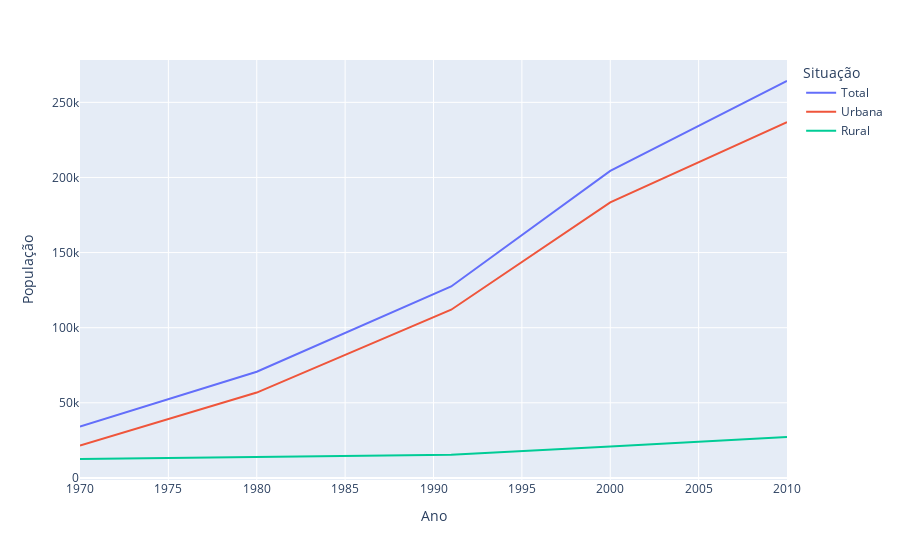

The code cell stored with this chart in its notebook:
### Code cell
fig1

### Figure 1 — Plotly figure (JSON) as saved in the notebook; plotly's stock layout.template omitted (floating-point values rounded to 4 significant figures)
{"data": [{"hovertemplate": "Situação=Total<br>Ano=%{x}<br>População=%{y}<extra></extra>", "legendgroup": "Total", "line": {"color": "#636efa", "dash": "solid"}, "mode": "lines", "name": "Total", "orientation": "v", "showlegend": true, "type": "scatter", "x": [1970, 1980, 1991, 2000, 2010], "xaxis": "x", "y": [34124, 70643, 127455, 204316, 264210], "yaxis": "y"}, {"hovertemplate": "Situação=Urbana<br>Ano=%{x}<br>População=%{y}<extra></extra>", "legendgroup": "Urbana", "line": {"color": "#EF553B", "dash": "solid"}, "mode": "lines", "name": "Urbana", "orientation": "v", "showlegend": true, "type": "scatter", "x": [1970, 1980, 1991, 2000, 2010], "xaxis": "x", "y": [21529, 56814, 111952, 183366, 236895], "yaxis": "y"}, {"hovertemplate": "Situação=Rural<br>Ano=%{x}<br>População=%{y}<extra></extra>", "legendgroup": "Rural", "line": {"color": "#00cc96", "dash": "solid"}, "mode": "lines", "name": "Rural", "orientation": "v", "showlegend": true, "type": "scatter", "x": [1970, 1980, 1991, 2000, 2010], "xaxis": "x", "y": [12595, 13829, 15503, 20950, 27315], "yaxis": "y"}], "layout": {"legend": {"title": {"text": "Situação"}, "tracegroupgap": 0}, "margin": {"t": 60}, "xaxis": {"anchor": "y", "domain": [0, 1], "title": {"text": "Ano"}}, "yaxis": {"anchor": "x", "domain": [0, 1], "title": {"text": "População"}}}}
